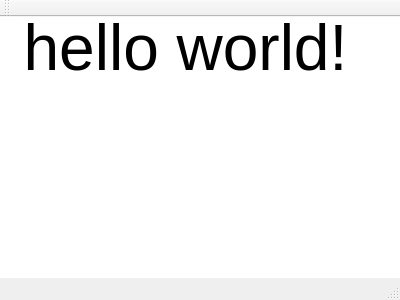
<?xml version="1.0" encoding="UTF-8"?>
<ui version="4.0">
 <class>MainWindow</class>
 <widget class="QMainWindow" name="MainWindow">
  <property name="geometry">
   <rect>
    <x>0</x>
    <y>0</y>
    <width>400</width>
    <height>300</height>
   </rect>
  </property>
  <property name="windowTitle">
   <string>MainWindow</string>
  </property>
  <widget class="QWidget" name="centralWidget">
   <widget class="QTextBrowser" name="textBrowser">
    <property name="geometry">
     <rect>
      <x>-30</x>
      <y>-10</y>
      <width>431</width>
      <height>281</height>
     </rect>
    </property>
    <property name="html">
     <string>&lt;!DOCTYPE HTML PUBLIC &quot;-//W3C//DTD HTML 4.0//EN&quot; &quot;http://www.w3.org/TR/REC-html40/strict.dtd&quot;&gt;
&lt;html&gt;&lt;head&gt;&lt;meta name=&quot;qrichtext&quot; content=&quot;1&quot; /&gt;&lt;style type=&quot;text/css&quot;&gt;
p, li { white-space: pre-wrap; }
&lt;/style&gt;&lt;/head&gt;&lt;body style=&quot; font-family:'SimSun'; font-size:9pt; font-weight:400; font-style:normal;&quot;&gt;
&lt;p align=&quot;center&quot; style=&quot; margin-top:0px; margin-bottom:0px; margin-left:0px; margin-right:0px; -qt-block-indent:0; text-indent:0px;&quot;&gt;&lt;span style=&quot; font-size:48pt;&quot;&gt;hello world!&lt;/span&gt;&lt;/p&gt;&lt;/body&gt;&lt;/html&gt;</string>
    </property>
   </widget>
  </widget>
  <widget class="QMenuBar" name="menuBar">
   <property name="geometry">
    <rect>
     <x>0</x>
     <y>0</y>
     <width>400</width>
     <height>23</height>
    </rect>
   </property>
  </widget>
  <widget class="QToolBar" name="mainToolBar">
   <attribute name="toolBarArea">
    <enum>TopToolBarArea</enum>
   </attribute>
   <attribute name="toolBarBreak">
    <bool>false</bool>
   </attribute>
  </widget>
  <widget class="QStatusBar" name="statusBar"/>
 </widget>
 <layoutdefault spacing="6" margin="11"/>
 <resources/>
 <connections/>
</ui>
